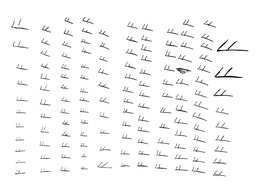
#> input picture out_IMG_4025.jpg, 256 x 192 px, shrunk from 4032 x 3024 before the run
$ python findObjects.py
#> lines starting #> are read from the running program, lines starting #| are printed output that depends on the picture
### testsettings.py

runtests = False

show_test_pixel_value = False

testnodisplay = False


testtol = 2
testwidth = 14
testheight = 15
testminsize = 4
testblankthreshold = 184

# 14 cols x  15 rows
#                0     1    2    3    4    5    6    7    8    9   10   11   12   13
#                d     d    d    d    d    d    d    d    d    n    n    n    n    d
data        = [   0,   0,   0,   0, 255, 255, 255, 255, 255, 255, 255, 255, 255, 255,   # d  0
                255, 255, 255,  50,  40,  40,  40,  10,  10, 255, 255, 255, 255, 255,   # d  1
                255, 255, 255, 255, 255, 255, 255, 255, 255, 255, 255, 255, 255, 255,   # n  2
                255, 255, 255, 255, 255, 255, 255, 255, 255, 255, 255, 255, 255, 255,   # n  3
                255, 255, 255, 255,   4, 255, 255, 255, 255, 255, 255, 255, 255, 255,   # d  4
                255, 255, 255, 255, 255, 255, 255, 255, 255, 255, 255, 255, 255, 255,   # n  5
                255, 255, 255, 255, 255, 255, 255, 255, 255, 255, 255, 255, 255, 255,   # n  6
                255, 255, 255, 255, 255, 255, 255, 255, 255, 255, 255, 255, 255, 255,   # n  7
                255, 255, 255, 255, 255, 255, 255, 255, 255, 255, 255, 255, 255, 255,   # n  8
                255, 255, 255, 255, 255, 255, 255, 255, 255, 255, 255, 255, 255,   8,   # d  9
                255, 255, 255, 255, 255, 255, 255, 255, 255, 255, 255, 255, 255,  11,   # d 10
                255, 255, 255, 255, 255, 255, 255, 255, 255, 255, 255, 255, 255, 255,   # n 11
                255, 255, 255, 255, 255, 255, 255, 255, 255, 255, 255, 255, 255, 255,   # n 12
                255, 255, 255, 255, 255, 255, 255, 255, 255, 255, 255, 255, 255, 255,   # n 13
                255, 255, 255, 255, 255, 255, 255,  10,   8, 255, 255, 255, 255, 255]   # d 14


data2 = []

# make this mirror b&w image pixel data
for i in data:
    data2.append([i, i])

# place properly formatted data array in variable functions will look for.
testdata = data2

### findFunctions.py

import time
import copy
from testsettings import *
from PIL import Image
import cv2
from PIL import ImageDraw
import numpy as np


# and shit and fuck I already did all this. sigh.
framesleep = 0

# for pillow

filename = 'out_IMG_4025.jpg'
#filename = 'sample.png'
img: Image.Image = Image.open(filename)
#> img is the input picture: PIL image 256x192 L; min 0, max 255, mean 247.5
draw = ImageDraw.Draw(img)

# create a legible demonstration of previously discovered shape.

draw.rectangle([113, 164, 233, 409],None,'red')
draw.rectangle([405, 136, 578, 415],None,'red')

img.save('test.png')
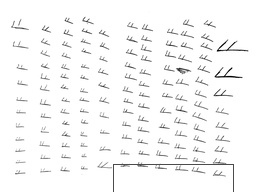
#> saved as test.png: PIL image 256x192 L; min 0, max 255, mean 246.9

nodisplay = False

# for opencv
cvimg = cv2.imread(filename)
#> cvimg: shape (192, 256, 3); min 0, max 255, mean 247.5


tol = 20
minsize = 15
width, height = img.size
#> width = 256; height = 192
data: list = img.getdata()

if (data.bands > 2):
    raise Exception("This module expects a grayscale image with at most two channels")


# grayscale index where greater than is considered blank
blankthreshold = 90

# this bullshit is what is required to actually
# make a simple wrapper script to test functions
# fucking ridiculous I can't do findfunctions.data = newdata
if (runtests):
    tol = testtol
    minsize = testminsize
    width = testwidth
    height = testheight
    data = testdata
    nodisplay = testnodisplay
    blankthreshold = testblankthreshold

# constants for my very non redundant code idea
UL = 0
LR = 1
XO = 0
YO = 1
DX = 2
DY = 3

shapes = []

# [12 lines left out: function displaythreshhold, not called in this run]


def edgescanhasdata(shape, corner, dimension,dc):
    # upper left corner will ALWAYS be less than LR corner. always.
    # find the constant value for the edge
    # example, if you're considering X, then you're checking a vertical line, which will include the new x position
    dim1 = shape[UL][XO if dimension == YO else YO]
    dim2 = shape[LR][XO if dimension == YO else YO]

    constant = shape[corner][dimension]

    #scanshape = [[dim1 if dimension == YO else constant, constant if dimension == YO else dim1],
    #             [dim2 if dimension == YO else constant, constant if dimension == YO else dim2],
    #             [0, 0]]

    # so lets say I move the left corner, another pixel left, then the line between (ULX,ULY) and (ULX,LRY) is being
    # considered as that is the data we have expanded into.

    while dim1 < dim2 + 1:

        x = dim1 if dimension == YO else constant
        y = constant if dimension == YO else dim1

       # scanshape[2][XO] = x
       # scanshape[2][YO] = y

        #displayShape(shape, f'Scan. Shape:{shape} {dc}')

        # if data is encountered on the new line, return true
        if pixisdata(getpix(x, y)):
            # data found
            return True
        dim1 += 1

    # no data encountered
    return False


def displayShape(shape, banner, scanshape=None):
    if nodisplay:
        return None

    imgcopy = cvimg.copy()


    if (scanshape is not None):
        cv2.line(imgcopy, scanshape[0], scanshape[1], (255, 0, 0, 255))
        cv2.circle(imgcopy, scanshape[2], 1, (0, 0, 255, 255), 1)

    cv2.rectangle(imgcopy, (shape[UL][XO], shape[UL][YO]),
                  (shape[LR][XO], shape[LR][YO]),
                  (0, 255, 0, 255),
                  5
                  )

    aspectration = height / width
    newsize = (900, int(aspectration*900))

    imS = cv2.resize(imgcopy,newsize)

    cv2.putText(imS, banner,
                (20, 30),
                cv2.FONT_HERSHEY_SIMPLEX,
                0.4,
                (0, 255, 0),
                2)

    cv2.imshow('image', imS)

    if cv2.waitKey(10) & 0xFF == ord('q'):
        a = 1


def expandtillnodata(shape, corner, dimension, dc):

    nochange = True

    ori = shape[corner][dimension]

    # keep adjusting a single dimension until no data found
    while edgescanhasdata(shape, corner, dimension, dc):
        if nextstepoutofbounds(shape,corner,dimension):
            break
        shape[corner][dimension] += (-1 if corner == UL else 1) * 1

    # mark where first lack of data was encountered
    firstencounteredno = shape[corner][dimension]

    # copy value for tolerance testing loop
    testo = firstencounteredno

    #restore last good border
    shape[corner][dimension] -= (-1 if corner == UL else 1) * 1

    hasdata = False

    #to minimize scan first copy shape
    newbox= copy.deepcopy( shape)

    newbox[corner][dimension] = firstencounteredno
    # test tolerance rule, expand until tolerance met or data encountered
    #print(f'before tol: {shape}', end='  ')

    while (abs( firstencounteredno - testo ) < tol and not hasdata):

        if (nextstepoutofbounds(newbox,corner,dimension)):
            break
        testo += (-1 if corner == UL else 1) * 1
        newbox[corner][dimension] = testo
        #prior to deepcopy
        #print (f'{newbox} {shape}')
        hasdata = hasdata and edgescanhasdata(newbox, corner, dimension, dc)

    #print(f'after tol: {shape}', end=' ')

    # this means more data was found
    if (hasdata):
        #print(f'data found', end='  ')
        # set the ordinate to the locsted position
        shape[dimension][corner] = testo
        # ok so rule has reset itself, continue

        #print(f'new shape: {shape}')

        shape, nochange = expandtillnodata(shape, corner, dimension)

        #print(f'after shape recall: {shape}')

  #  print()

    nochange = shape[corner][dimension] == ori

    # second part of tuple is true nothing happened.
    return (shape,  nochange )

def nextstepoutofbounds(shape, corner, dimension):
    # if the corner is UL, it will always decrease, so 0 is the leftmost boundary
    # otheriwse the maximum location of data is along the width and height
    # adjust for 1 for zero index
    limit = 0 if corner == UL else (width - 1 if dimension == XO else height - 1)

    # calculate whether this box corner dimension is out of bounds
    # depending on upper left or lower right corner
    return (shape[corner][dimension] - 1 <= limit) \
        if corner == UL else (shape[corner][dimension] + 1 >= limit)


def pixisdata(val):
    return (val <= blankthreshold)


###### helper function to return pixel by x,y
def getpix(x, y):
    if show_test_pixel_value:
        print(data[width * y + x])

    try:
        if (data.bands > 1):
            return data[width * y + x][0]
        else:
            return data[width * y + x]
    except IndexError:
        print('this is where some weird error occurs')
#### finds a shape emanating from a specific point
##### meat of the algorithm to find a shape.
def findshape(x, y):
    # make sure point isnt in another shape.
    for s in shapes:
        if s[UL][XO] <= x <= s[LR][XO] and s[UL][YO] <= y <= s[LR][YO]:
            #print('shape found. leaving findshape')
            return None

    dontchange = [[0, 0], [0, 0]]
    boxpoints = [[x, y], [x, y]]

    proceed = True

    # calculate the and-ed boolean flag indicating whether to keep scanning
    #    for p in [UL, LR]:
    #       for c in [XO, YO]:
    #          proceed = proceed or (dontchange[p][c] == 0)

    while proceed:

        displayShape(boxpoints, f'shape: {boxpoints} dnc: {dontchange}')
        time.sleep(framesleep/1000)

        changes = False

        for corner in [UL, LR]:
            cstr = 'UL' if corner == 'UL' else 'LR'
            #print(f'Corner: {cstr} dc: {dontchange}')
            for dimension in [XO, YO]:
                dstr = 'X' if dimension == XO else 'Y'

                # if a scanline has been marked outofbounds or no data has been
                # encountered in this direction for awhile, don't do anything.
                if dontchange[corner][dimension] == 0:
             #       print(f'Dim: {dstr}')
                    # mark dimension for no adjustment if a modification would put it out of bounds
                    if nextstepoutofbounds(boxpoints, corner, dimension):
                        #print('result: out of bounds')
                        dontchange[corner][dimension] = 1
                    else:

                       # print(f'entered expand at: {boxpoints} and dc:{dontchange}')
                        boxpoints, nochange = expandtillnodata(boxpoints, corner, dimension, dontchange)
                        #print(f'left expand at: {boxpoints}')
                        dontchange[corner][dimension] = 1

                        if not nochange:
                            # if you expanded a row or column there is a possibility
                            # that changing the other direction will expand tp
                            # new data that could not be reached before.
                            dontchange[UL][XO if dimension == YO else YO] = \
                               1 if nextstepoutofbounds(boxpoints, UL, XO if dimension == YO else YO) \
                                   else 0

                            dontchange[LR][XO if dimension == YO else YO] = \
                                1 if nextstepoutofbounds(boxpoints, LR, XO if dimension == YO else YO) \
                                    else 0

        # jesus.
        proceed = False

        # calculate the and-ed boolean flag indicating whether to keep scanning
        for corner in [UL, LR]:
            for dimension in [XO, YO]:
                proceed = proceed or (dontchange[corner][dimension] == 0)

    #print('===> leaving scanobject')

    if (boxpoints[LR][XO] - boxpoints[UL][XO] >= minsize or
            boxpoints[LR][YO] - boxpoints[UL][YO] >= minsize):
        return boxpoints
    else:
        return None

### findObjects.py
import shutil
# so I'll juggle these two.
# i want to get the svm-learningkit implementation up and running asap
# so i'll stick with this for now and improve the seperation algorithm later
# this won't work on anything but grayscaled images.
from findFunctions import *
import os

scanx, scany = (0, 0)

# scan through all point data, exclude overlapping shapes
# print out shapes as encountered.
while scanx < width:

    #print(f'\rScanning Point {scanx}, {scany}', end=' ')
    scany = 0

    while scany < height:
        pix = getpix(scanx, scany)

        if pixisdata(pix):
            #print(f'prior to scan: {pix} {scanx} {scany}')
            shape = findshape(scanx, scany)
            if shape is not None:
                shapes.append(shape)
                print()
                print(f'Found shape at: {shape}')
            #else:
            #    print('not found')
        scany += 1
    scanx += 1
#> this loop made 256 passes; (key q is pressed on pass 23)

# after this loop the shapes list should be populated with two shapes based off the current sample
# find shape will avoid including data already defined in shapes.

print (f'Shapes found: {len(shapes)}')
#| Shapes found: 4


piecedir = os.scandir('./pieces')
basen = os.path.basename(filename)

print(f'{basen}')

for dir in piecedir:

    print(f'{dir.name}')

    if (dir.is_dir() and dir.name == basen):
        shutil.rmtree('./pieces/'+dir.name)

img: Image.Image = Image.open(filename)

os.mkdir('./pieces/'+basen)

pieceno = 0

for shape in shapes:

    # the only reason this shortcut is not yet complete is because they kept stealing
    # this and giving it to some piece of shit like them
    # i chose this stopping point which was not permament for two reasons
    # a. this method is flaws
    # b. I was running out of time before the fuckers kidnapped me just to return right back to one of the same starting points
    # c. the whole country of the usa now being run by chomo retards, fraud and whoremongers, life is more bizzarre and barely
    # recognizable as human any longer. they like to fake-arrest me and then pretend its for my own good when they're the
    # ones who just do this to steal my memory and use it as a way of playing twisted rape games with each other
    # I was a good boy growing up that was tormented by these twisted cruel little shit and my good old chomo dad
    # who was just like the whores.
    # and I was more motivated at one point to push forward but they can't stand that either
    # idea to them is apparently educate child molesters and install them in decent jobs permanently because
    # they'll lie their way into suicide.
    # meanwhile ruin the lives of attractive intelligent young men who had everything going for them
    # and throw them some paltry pieces of ass at various points, attractive as they may be
    # just to keep up the pointless cruel charade.
    # I am not one of them, but they cannot stand anything but absolutes
    # and to them apparently someone who hates child molesters and slavers is a source of anxiety
    # and their brainwashed braindead selves float in a cloud of 0 anxiety excepting when they like to
    # to play games of pain, like life doesn't have enough to begin with
    # fuck you tori, fuck you zimmerman, fuck all of you, please die.
    # AND LEAVE ME ALONE YOU CORRUPT MOTHERFUCKS !
    # or is the plan for me to be dead before I'm free while a bunch of leering stupid whores from generation retard
    # do the same fucking shit over and over thinking they are somehow winning ?
    # as they, and many like them are now older looking than I am and we were the same age or they were younger !
    # the second part of this I discovered by accident trying to figure out why my fucking mesh creator wasn't working
    # in reality it worked better. and I could drop unedited images into it and it would pick out all the pieces within tolerance
    # and just drop them wholesale.
    print (f'Cropping a copy to {shape} saving to {pieceno}.png')
    img3:Image.Image = img.crop((shape[0][0],shape[0][1], shape[1][0], shape[1][1]))
    img3 = img3.rotate(angle=-90,expand=1)
    img3.save(f'./pieces/{basen}/{pieceno}.png')
    img3.close()
    pieceno+= 1
#> this loop made 4 passes
#> shape on passes 1 to 4: [[113, 164], [233, 189]], [[113, 164], [233, 190]], [[113, 164], [233, 191]], [[215, 68], [234, 76]]
#| Cropping a copy to [[113, 164], [233, 189]] saving to 0.png
#| Cropping a copy to [[113, 164], [233, 190]] saving to 1.png
#| Cropping a copy to [[113, 164], [233, 191]] saving to 2.png
#| Cropping a copy to [[215, 68], [234, 76]] saving to 3.png
#> pass 1, `img3:Image.Image = img.crop((shape[0][0],shape[0][1], shape[1][0], sha..`:
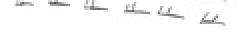
#> img3: PIL image 120x25 L (shown 2 times larger); min 76, max 255, mean 249.5
#> pass 1, `img3 = img3.rotate(angle=-90,expand=1)`:
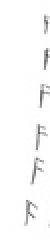
#> img3: PIL image 25x120 L (shown 2 times larger); min 76, max 255, mean 249.5
#> pass 2, `img3:Image.Image = img.crop((shape[0][0],shape[0][1], shape[1][0], sha..`:
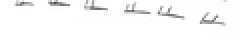
#> img3: PIL image 120x26 L (shown 2 times larger); min 76, max 255, mean 249.7

$ run again, with out_IMG_4043.jpg copied over out_IMG_4025.jpg
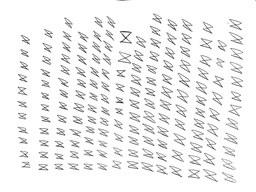
#> input picture out_IMG_4043.jpg, 256 x 192 px, shrunk from 4032 x 3024 before the run
#> img is the input picture: PIL image 256x192 L; min 22, max 255, mean 240.2
#> `img.save('test.png')`:
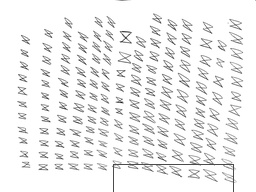
#> saved as test.png: PIL image 256x192 L; min 22, max 255, mean 239.7
#> the loop `while scanx < width:  #print(f'\rScanning Point {scanx}, {scany}', end..` made 256 passes; (key q is pressed on pass 21)
#| Shapes found: 3
#> the loop `for shape in shapes:  # the only reason this shortcut is not yet compl..` made 3 passes
#> shape on passes 1 to 3: [[113, 164], [233, 189]], [[113, 164], [233, 190]], [[113, 164], [233, 191]]
#> (printed output is left out)
#> pass 2, `img3 = img3.rotate(angle=-90,expand=1)`:
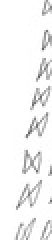
#> img3: PIL image 26x120 L (shown 2 times larger); min 92, max 255, mean 243.8
